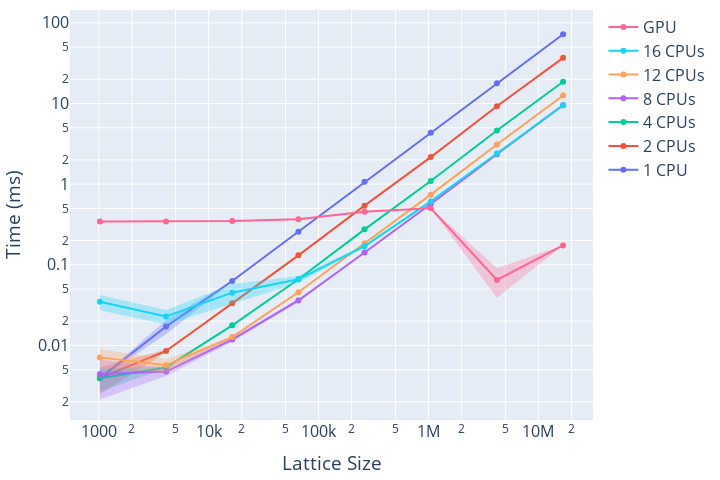

Notebook code for this chart:
### Code cell
fig = go.Figure()
for idx, (name, dfs, _) in enumerate(runs):
    df = pd.concat(dfs)
    df["size"] **= 2
    df["avgEvolveTime"] = df["avgEvolveTime"] / 1e6 # time is originally in ns

    add_mean_std_trace(fig, df, name, idx, "avgEvolveTime")

fig.update_layout(xaxis_title='Lattice Size', yaxis_title="Time (ms)", **layout_settings) # title="Average grid evolution time", 
fig.update_xaxes(type="log")
fig.update_yaxes(type="log")
fig.show()
fig.write_image("images/lat_render_evo_avg.eps")

### Figure 1 — Plotly figure (JSON) as saved in the notebook; plotly's stock layout.template omitted (floating-point values rounded to 4 significant figures)
{"data": [{"line": {"color": "#636EFA"}, "mode": "lines+markers", "name": "1 CPU", "type": "scatter", "x": [1024, 4096, 16384, 65536, 262144, 1048576, 4194304, 16777216], "y": [0.003944, 0.01715, 0.06288, 0.2567, 1.071, 4.329, 17.82, 72.19]}, {"line": {"width": 0}, "mode": "lines", "name": "1 CPU upper", "showlegend": false, "type": "scatter", "x": [1024, 4096, 16384, 65536, 262144, 1048576, 4194304, 16777216], "y": [0.003997, 0.02052, 0.06364, 0.2595, 1.082, 4.364, 17.85, 72.45]}, {"fill": "tonexty", "fillcolor": "rgba(99, 110, 250, 0.30)", "line": {"width": 0}, "mode": "lines", "name": "1 CPU lower", "showlegend": false, "type": "scatter", "x": [1024, 4096, 16384, 65536, 262144, 1048576, 4194304, 16777216], "y": [0.003891, 0.01378, 0.06213, 0.2539, 1.059, 4.294, 17.8, 71.93]}, {"line": {"color": "#EF553B"}, "mode": "lines+markers", "name": "2 CPUs", "type": "scatter", "x": [1024, 4096, 16384, 65536, 262144, 1048576, 4194304, 16777216], "y": [0.003928, 0.008535, 0.03323, 0.1309, 0.5407, 2.165, 9.226, 36.81]}, {"line": {"width": 0}, "mode": "lines", "name": "2 CPUs upper", "showlegend": false, "type": "scatter", "x": [1024, 4096, 16384, 65536, 262144, 1048576, 4194304, 16777216], "y": [0.005355, 0.008917, 0.03346, 0.134, 0.5427, 2.173, 9.283, 36.98]}, {"fill": "tonexty", "fillcolor": "rgba(239, 85, 59, 0.30)", "line": {"width": 0}, "mode": "lines", "name": "2 CPUs lower", "showlegend": false, "type": "scatter", "x": [1024, 4096, 16384, 65536, 262144, 1048576, 4194304, 16777216], "y": [0.0025, 0.008152, 0.033, 0.1278, 0.5387, 2.156, 9.169, 36.63]}, {"line": {"color": "#00CC96"}, "mode": "lines+markers", "name": "4 CPUs", "type": "scatter", "x": [1024, 4096, 16384, 65536, 262144, 1048576, 4194304, 16777216], "y": [0.003919, 0.005334, 0.01774, 0.06624, 0.2749, 1.096, 4.63, 18.59]}, {"line": {"width": 0}, "mode": "lines", "name": "4 CPUs upper", "showlegend": false, "type": "scatter", "x": [1024, 4096, 16384, 65536, 262144, 1048576, 4194304, 16777216], "y": [0.005181, 0.005473, 0.01795, 0.0667, 0.2751, 1.099, 4.635, 18.62]}, {"fill": "tonexty", "fillcolor": "rgba(0, 204, 150, 0.30)", "line": {"width": 0}, "mode": "lines", "name": "4 CPUs lower", "showlegend": false, "type": "scatter", "x": [1024, 4096, 16384, 65536, 262144, 1048576, 4194304, 16777216], "y": [0.002656, 0.005196, 0.01754, 0.06579, 0.2747, 1.092, 4.625, 18.57]}, {"line": {"color": "#AB63FA"}, "mode": "lines+markers", "name": "8 CPUs", "type": "scatter", "x": [1024, 4096, 16384, 65536, 262144, 1048576, 4194304, 16777216], "y": [0.004422, 0.004741, 0.01182, 0.03613, 0.1421, 0.5666, 2.352, 9.539]}, {"line": {"width": 0}, "mode": "lines", "name": "8 CPUs upper", "showlegend": false, "type": "scatter", "x": [1024, 4096, 16384, 65536, 262144, 1048576, 4194304, 16777216], "y": [0.006708, 0.005293, 0.01255, 0.038, 0.143, 0.5711, 2.356, 9.614]}, {"fill": "tonexty", "fillcolor": "rgba(171, 99, 250, 0.30)", "line": {"width": 0}, "mode": "lines", "name": "8 CPUs lower", "showlegend": false, "type": "scatter", "x": [1024, 4096, 16384, 65536, 262144, 1048576, 4194304, 16777216], "y": [0.002136, 0.004188, 0.01109, 0.03425, 0.1412, 0.5622, 2.348, 9.465]}, {"line": {"color": "#FFA15A"}, "mode": "lines+markers", "name": "12 CPUs", "type": "scatter", "x": [1024, 4096, 16384, 65536, 262144, 1048576, 4194304, 16777216], "y": [0.007109, 0.005673, 0.01268, 0.04567, 0.1852, 0.7401, 3.105, 12.57]}, {"line": {"width": 0}, "mode": "lines", "name": "12 CPUs upper", "showlegend": false, "type": "scatter", "x": [1024, 4096, 16384, 65536, 262144, 1048576, 4194304, 16777216], "y": [0.00902, 0.0068, 0.01289, 0.04587, 0.1874, 0.7404, 3.142, 12.57]}, {"fill": "tonexty", "fillcolor": "rgba(255, 161, 90, 0.30)", "line": {"width": 0}, "mode": "lines", "name": "12 CPUs lower", "showlegend": false, "type": "scatter", "x": [1024, 4096, 16384, 65536, 262144, 1048576, 4194304, 16777216], "y": [0.005199, 0.004547, 0.01247, 0.04547, 0.183, 0.7398, 3.069, 12.57]}, {"line": {"color": "#19D3F3"}, "mode": "lines+markers", "name": "16 CPUs", "type": "scatter", "x": [1024, 4096, 16384, 65536, 262144, 1048576, 4194304, 16777216], "y": [0.03479, 0.02286, 0.04512, 0.06609, 0.1702, 0.6107, 2.401, 9.496]}, {"line": {"width": 0}, "mode": "lines", "name": "16 CPUs upper", "showlegend": false, "type": "scatter", "x": [1024, 4096, 16384, 65536, 262144, 1048576, 4194304, 16777216], "y": [0.04235, 0.02756, 0.05768, 0.07248, 0.1762, 0.6274, 2.419, 9.508]}, {"fill": "tonexty", "fillcolor": "rgba(25, 211, 243, 0.30)", "line": {"width": 0}, "mode": "lines", "name": "16 CPUs lower", "showlegend": false, "type": "scatter", "x": [1024, 4096, 16384, 65536, 262144, 1048576, 4194304, 16777216], "y": [0.02723, 0.01817, 0.03257, 0.05969, 0.1643, 0.594, 2.382, 9.484]}, {"line": {"color": "#FF6692"}, "mode": "lines+markers", "name": "GPU", "type": "scatter", "x": [1024, 4096, 16384, 65536, 262144, 1048576, 4194304, 16777216], "y": [0.345, 0.3443, 0.348, 0.3669, 0.4546, 0.5031, 0.06479, 0.1739]}, {"line": {"width": 0}, "mode": "lines", "name": "GPU upper", "showlegend": false, "type": "scatter", "x": [1024, 4096, 16384, 65536, 262144, 1048576, 4194304, 16777216], "y": [0.3465, 0.3464, 0.3522, 0.3738, 0.4601, 0.5055, 0.09051, 0.1745]}, {"fill": "tonexty", "fillcolor": "rgba(255, 102, 146, 0.30)", "line": {"width": 0}, "mode": "lines", "name": "GPU lower", "showlegend": false, "type": "scatter", "x": [1024, 4096, 16384, 65536, 262144, 1048576, 4194304, 16777216], "y": [0.3434, 0.3422, 0.3439, 0.3599, 0.4491, 0.5006, 0.03906, 0.1733]}], "layout": {"font": {"size": 16}, "height": 480, "margin": {"b": 10, "l": 10, "r": 10, "t": 10}, "width": 720, "xaxis": {"title": {"text": "Lattice Size"}, "type": "log"}, "yaxis": {"title": {"text": "Time (ms)"}, "type": "log"}}}
